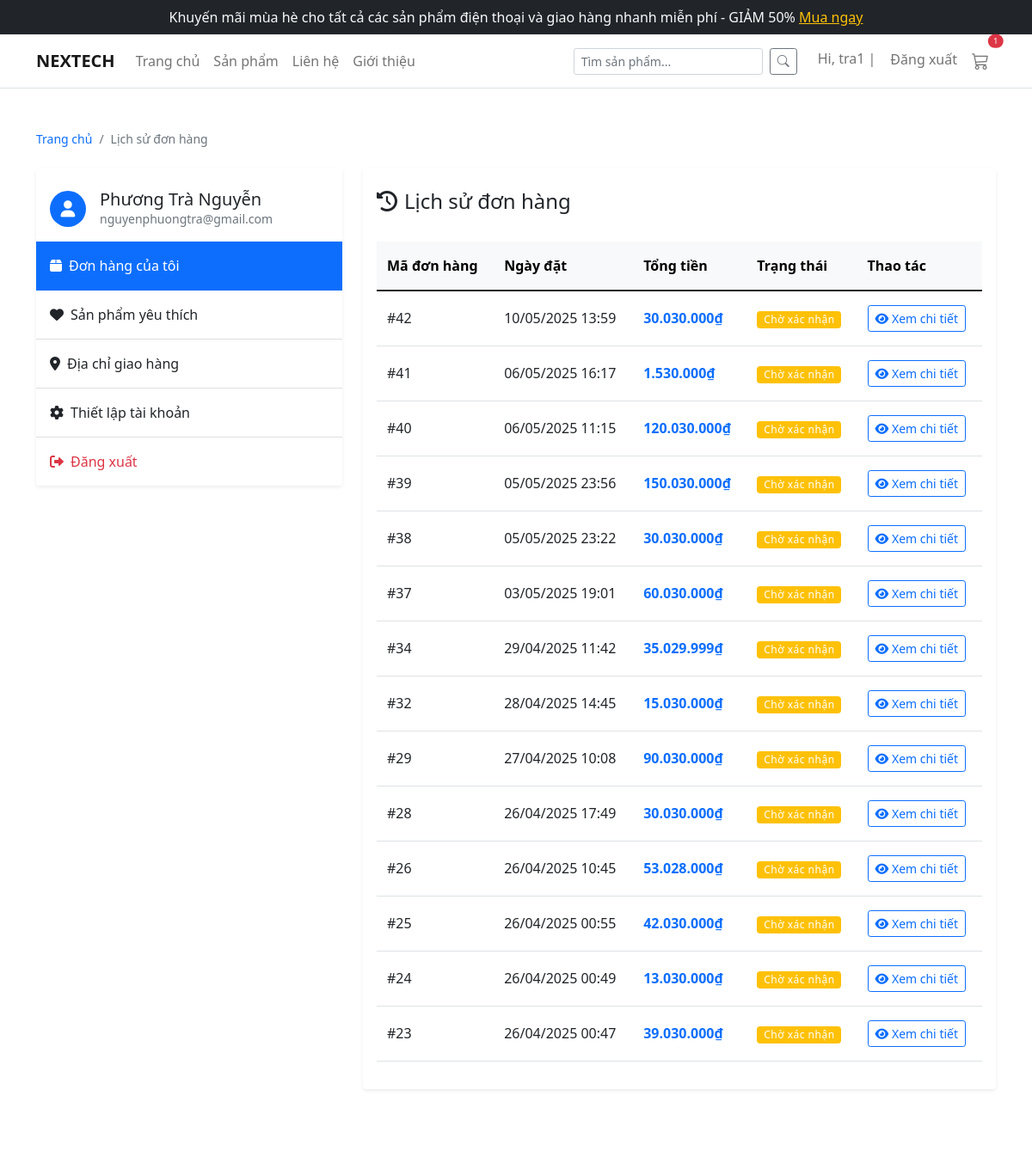
The app's page /orders/history/ (signed in, upper part), older data.
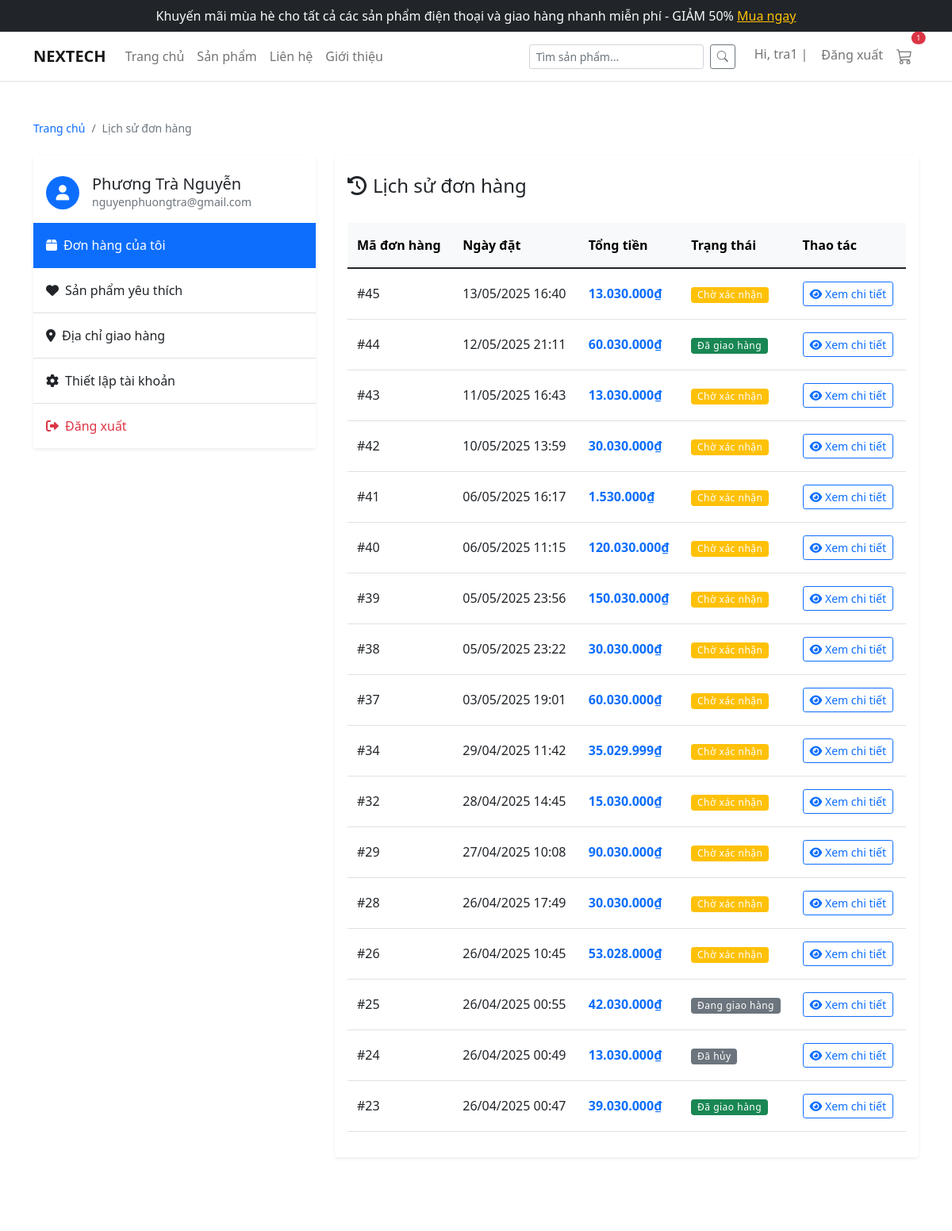
The same page, newer data.
### accounts/models.py (models this page shows, shortened)
class User(AbstractUser):
    phone_number = models.CharField(max_length=15, blank=True)
    address = models.TextField(blank=True)
    wishlist = models.ManyToManyField('shop.Product', related_name='wishlisted_by', blank=True)
    avatar = models.ImageField(upload_to='users/avatars/', blank=True, null=True)

### orders/models.py (models this page shows, shortened)
class Order(models.Model):
    user            = models.ForeignKey(settings.AUTH_USER_MODEL, on_delete=models.CASCADE, related_name='orders')
    created_at      = models.DateTimeField(auto_now_add=True)
    status          = models.CharField(max_length=20, choices=ORDER_STATUS, default='pending')
    payment_method  = models.CharField(max_length=10, choices=PAYMENT_METHODS)
    province        = models.ForeignKey(Province, on_delete=models.SET_NULL, null=True, blank=True)
    district        = models.ForeignKey(District, on_delete=models.SET_NULL, null=True, blank=True)
    ward            = models.ForeignKey(Ward,     on_delete=models.SET_NULL, null=True, blank=True)
    shipping_address = models.CharField(max_length=255, blank=True)
    shipping_fee     = models.DecimalField(max_digits=10, decimal_places=0, default=Decimal('0'))
    total            = models.DecimalField(max_digits=10, decimal_places=0, default=Decimal('0'))
    class Meta:
        verbose_name        = "Đơn hàng"
        verbose_name_plural = "Đơn hàng"
        ordering            = ['-created_at']

### orders/views.py (the view)
# urls.py: path('history/', views.order_history, name='order_history'),
@login_required
def order_history(request):
    orders = Order.objects.filter(user=request.user).order_by('-created_at')
    return render(request, 'orders/order_history.html', {'orders': orders})

### shop/templatetags/vnd_filters.py (called while the page is built)
@register.filter(name='vnd')
def vnd(value):
    if value is None:
        return ''
    try:
        numeric_value = float(value)
        formatted_value = floatformat(numeric_value, 0)
        parts = []
        while formatted_value:
            if len(formatted_value) > 3:
                parts.append(formatted_value[-3:])
                formatted_value = formatted_value[:-3]
            else:
                parts.append(formatted_value)
                break
        parts.reverse()
        formatted_value = '.'.join(parts)
        return f"{formatted_value}₫"
    except (ValueError, TypeError):
        return value

### orders/templates/orders/order_history.html (shortened to what this page needs)
{% extends 'base.html' %}
{% load static %}
{% load vnd_filters %}
{% block content %}
<div class="container py-5">
  <nav aria-label="breadcrumb" class="small mb-4">
    <ol class="breadcrumb">
      <li class="breadcrumb-item"><a href="{% url 'shop:home' %}" class="text-decoration-none">Trang chủ</a></li>
      <li class="breadcrumb-item active" aria-current="page">Lịch sử đơn hàng</li>
    </ol>
  </nav>
  <div class="row">
    <div class="col-md-4 mb-4">
      <div class="card border-0 shadow-sm rounded-4">
        <div class="card-header bg-white pt-4 pb-3 border-0">
          <div class="d-flex align-items-center">
            <div class="avatar-circle bg-primary text-white me-3">
              <i class="fas fa-user"></i>
            </div>
            <div>
              <h5 class="mb-0">{{ user.get_full_name|default:user.username }}</h5>
              <p class="text-muted small mb-0">{{ user.email }}</p>
            </div>
          </div>
        </div>
        <div class="card-body p-0">
          <div class="list-group list-group-flush">
            <a href="{% url 'orders:order_history' %}" class="list-group-item list-group-item-action active py-3">
              <i class="fas fa-box me-2"></i>Đơn hàng của tôi
            </a>
            <a href="#" class="list-group-item list-group-item-action py-3">
              <i class="fas fa-heart me-2"></i>Sản phẩm yêu thích
            </a>
            <a href="#" class="list-group-item list-group-item-action py-3">
              <i class="fas fa-map-marker-alt me-2"></i>Địa chỉ giao hàng
            </a>
            <a href="#" class="list-group-item list-group-item-action py-3">
              <i class="fas fa-cog me-2"></i>Thiết lập tài khoản
            </a>
            <a href="{% url 'accounts:logout' %}" class="list-group-item list-group-item-action py-3 text-danger">
              <i class="fas fa-sign-out-alt me-2"></i>Đăng xuất
            </a>
          </div>
        </div>
      </div>
    </div>
    <div class="col-md-8">
      <div class="card border-0 shadow-sm rounded-4">
        <div class="card-header bg-white pt-4 pb-3 border-0">
          <h4 class="mb-0"><i class="fas fa-history me-2"></i>Lịch sử đơn hàng</h4>
        </div>
        <div class="card-body">
          {% if orders %}
            <div class="table-responsive">
              <table class="table table-hover align-middle">
                <thead class="table-light">
                  <tr>
                    <th scope="col">Mã đơn hàng</th>
                    <th scope="col">Ngày đặt</th>
                    <th scope="col">Tổng tiền</th>
                    <th scope="col">Trạng thái</th>
                    <th scope="col">Thao tác</th>
                  </tr>
                </thead>
                <tbody>
                  {% for order in orders %}
                    <tr>
                      <td class="fw-medium">#{{ order.id }}</td>
                      <td>{{ order.created_at|date:"d/m/Y H:i" }}</td>
                      <td class="text-primary fw-bold">{{ order.total|vnd }}</td>
                      <td>
                        {% if order.status == 'pending' %}
                          <span class="badge bg-warning">Chờ xác nhận</span>
                        {% elif order.status == 'processing' %}
                          <span class="badge bg-info">Đang xử lý</span>
                        {% elif order.status == 'shipped' %}
                          <span class="badge bg-primary">Đang giao hàng</span>
                        {% elif order.status == 'delivered' %}
                          <span class="badge bg-success">Đã giao hàng</span>
                        {% elif order.status == 'canceled' %}
                          <span class="badge bg-danger">Đã hủy</span>
                        {% else %}
                          <span class="badge bg-secondary">{{ order.get_status_display }}</span>
                        {% endif %}
                      </td>
                      <td>
                        <button type="button" class="btn btn-sm btn-outline-primary order-details-btn" data-id="{{ order.id }}">
                          <i class="fas fa-eye"></i> Xem chi tiết
                        </button>
                      </td>
                    </tr>
                  {% endfor %}
                </tbody>
              </table>
            </div>
          {% endif %}
        </div>
      </div>
    </div>
  </div>
</div>
{% endblock content %}

### templates/base.html (shortened to what this page needs)
<!DOCTYPE html>
<html lang="vi">
<head>
  <link rel="stylesheet" href="https://cdn.jsdelivr.net/npm/bootstrap@5.1.3/dist/css/bootstrap.min.css">
  <link rel="stylesheet" href="https://cdn.jsdelivr.net/npm/bootstrap-icons@1.10.5/font/bootstrap-icons.css">
  <link rel="stylesheet" href="https://cdnjs.cloudflare.com/ajax/libs/font-awesome/6.0.0/css/all.min.css">
  <link rel="stylesheet" href="/static/css/base.css">
</head>
<body>
  {% include 'header.html' %}
  <div class="container-fluid">
    {% block content %}{% endblock content %}
  </div>
  {% include 'footer.html' %}
</body>
</html>

### templates/header.html (shortened to what this page needs)
<link rel="stylesheet" href="https://cdn.jsdelivr.net/npm/bootstrap-icons@1.10.5/font/bootstrap-icons.css">
<div class="bg-dark text-light py-2 text-center">
    Khuyến mãi mùa hè cho tất cả các sản phẩm điện thoại và giao hàng nhanh miễn phí - GIẢM 50%
  <a href="/products" class="text-warning text-decoration-underline">Mua ngay</a>
</div>
<nav class="navbar navbar-expand-lg navbar-light bg-white border-bottom">
  <div class="container">
    <a class="navbar-brand fw-bold" href="/">NEXTECH</a>
    <div class="collapse navbar-collapse" id="mainNavbar">
      <ul class="navbar-nav me-auto mb-2 mb-lg-0">
        <li class="nav-item">
          <a class="nav-link" href="{% url 'shop:home' %}">Trang chủ</a>
        </li>
        <li class="nav-item">
          <a class="nav-link" href="/products">Sản phẩm</a>
        </li>
        <li class="nav-item">
          <a class="nav-link" href="/contact">Liên hệ</a>
        </li>
        <li class="nav-item">
          <a class="nav-link" href="/about">Giới thiệu</a>
        </li>
      </ul>
      <form class="d-flex me-3" method="GET" action="{% url 'shop:search' %}">
        <input class="form-control form-control-sm me-2" type="search" placeholder="Tìm sản phẩm..." aria-label="Search" name="q">
        <button class="btn btn-outline-secondary btn-sm" type="submit">
          <i class="bi bi-search"></i>
        </button>
      </form>
      <ul class="navbar-nav mb-2 mb-lg-0">
        {% if user.is_authenticated %}
        <li class="nav-item">
            <a class="nav-link" href="{% url 'accounts:profile' %}">Hi, {{ user.username }}  |</a>
        </li>
          <li class="nav-item">
            <form action="{% url 'accounts:logout' %}" method="post" class="d-inline">
              <button type="submit" class="btn btn-link nav-link p-0 m-2">Đăng xuất</button>
            </form>
          </li>
        {% endif %}
        <li class="nav-item">
          <a class="nav-link position-relative" href="/cart">
            <i class="bi bi-cart3 fs-5"></i>
            <span class="position-absolute top-0 start-100 translate-middle badge rounded-pill bg-danger" style="font-size: 0.6rem;">
              1
            </span>
          </a>
        </li>
      </ul>
    </div>
  </div>
</nav>

### templates/footer.html (shortened to what this page needs)
<link rel="stylesheet" href="https://cdn.jsdelivr.net/npm/bootstrap-icons@1.11.3/font/bootstrap-icons.min.css">

### static/css/base.css (style rules this page uses)
a { text-decoration: none; color: #0d6efd; transition: color 0.3s ease; }
.navbar-brand { font-weight: 700; }
.nav-link { font-weight: 500; }
.btn-outline-primary { transition: all 0.3s ease; }
.card { transition: all 0.3s ease; overflow: hidden; }

### orders/templates/orders/order_history.html (style rules this page uses)
.avatar-circle { width: 42px; height: 42px; border-radius: 50%; display: flex; align-items: center; justify-content: center; font-size: 1.2rem; }
.card { transition: all 0.3s ease; }
.list-group-item { transition: all 0.2s ease; }
.badge { font-weight: 500; letter-spacing: 0.5px; }
.table > :not(caption) > * > * { padding: 1rem 0.75rem; }
.order-details-btn { transition: all 0.2s ease; }

Row changes from the older to the newer data that the page shows:
added Order: id "45", created_at "13/05/2025 16:40", total|vnd "13.030.000₫", status "Chờ xác nhận"
added Order: id "44", created_at "12/05/2025 21:11", total|vnd "60.030.000₫", status "Đã giao hàng"
added Order: id "43", created_at "11/05/2025 16:43", total|vnd "13.030.000₫", status "Chờ xác nhận"
changed Order id 25: status (not shown) → "Đang giao hàng"; no longer shows "Chờ xác nhận"
changed Order id 24: status (not shown) → "Đã hủy"; no longer shows "Chờ xác nhận"
changed Order id 23: status "Chờ xác nhận" → "Đã giao hàng"
